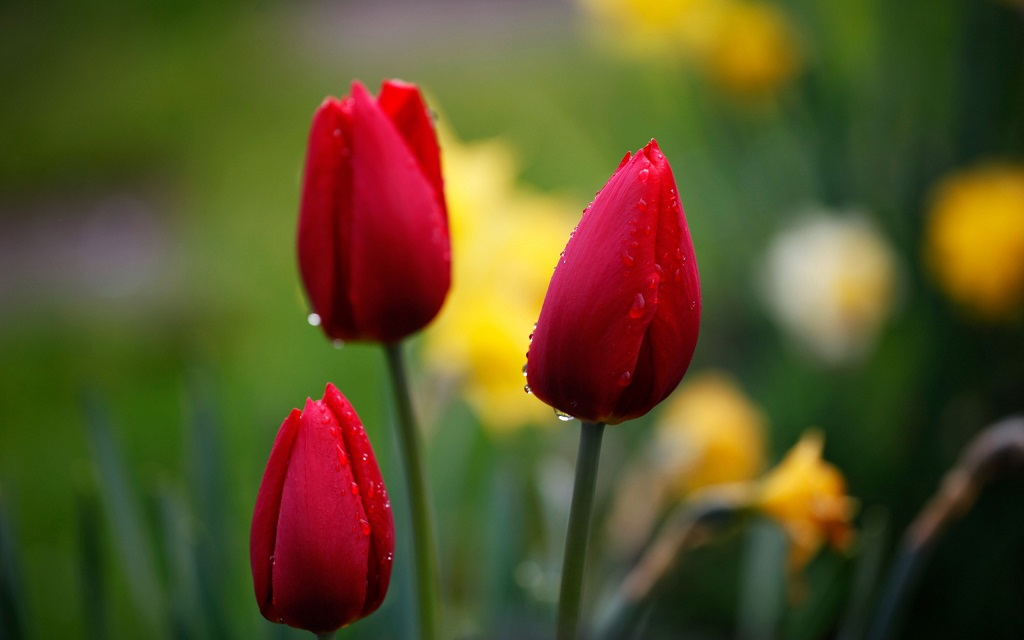
#> input picture lectures/1-partial-exam/3-lec/1-Простори-на-бои/Example1/image1.jpg, 1024 x 640 px
$ python color_space_hsv.py
#> lines starting #> are read from the running program, lines starting #| are printed output that depends on the picture
import cv2
img = cv2.imread('image1.jpg')
#> img is the input picture: shape (640, 1024, 3); mean B, G, R 38.9, 81.4, 90.6
hsv_img = cv2.cvtColor(img, cv2.COLOR_BGR2HSV)
#> hsv_img: shape (640, 1024, 3); mean H, S, V 58.5, 162.1, 104.5
cv2.imshow('HSV image', hsv_img)
cv2.imshow('H channel', hsv_img[:, :, 0])
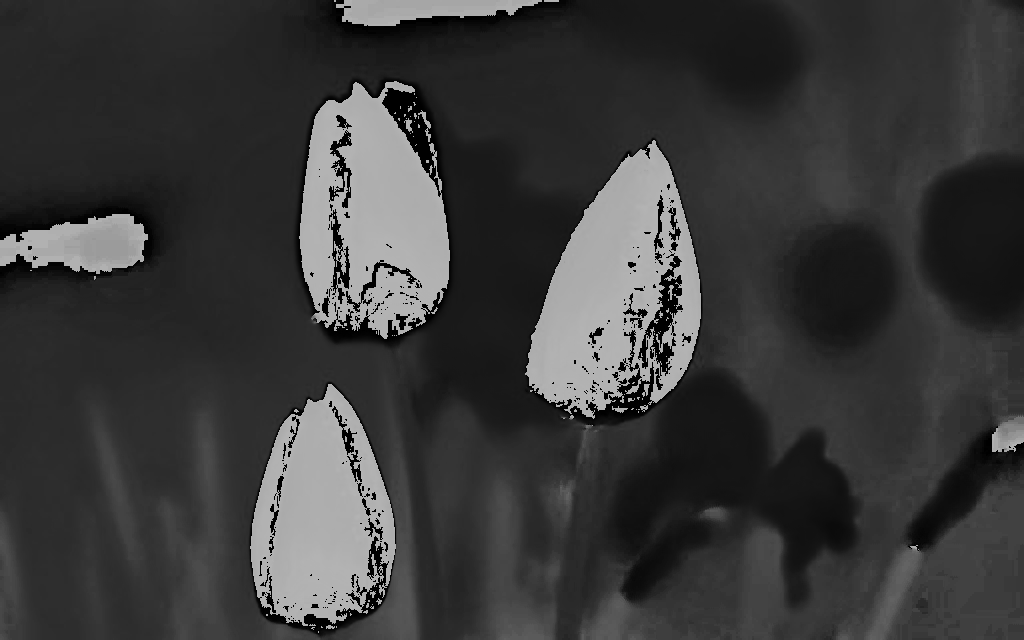
#> window 'H channel': shape (640, 1024); min 0, max 179, mean 58.5
cv2.imshow('S channel', hsv_img[:, :, 1])
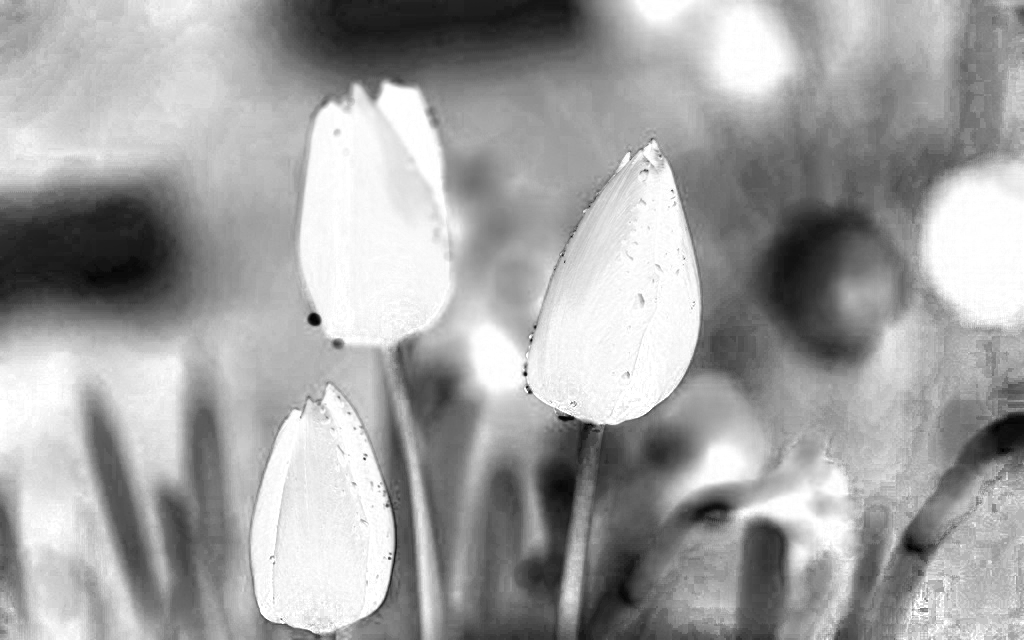
#> window 'S channel': shape (640, 1024); min 0, max 255, mean 162.1
cv2.imshow('V channel', hsv_img[:, :, 2])
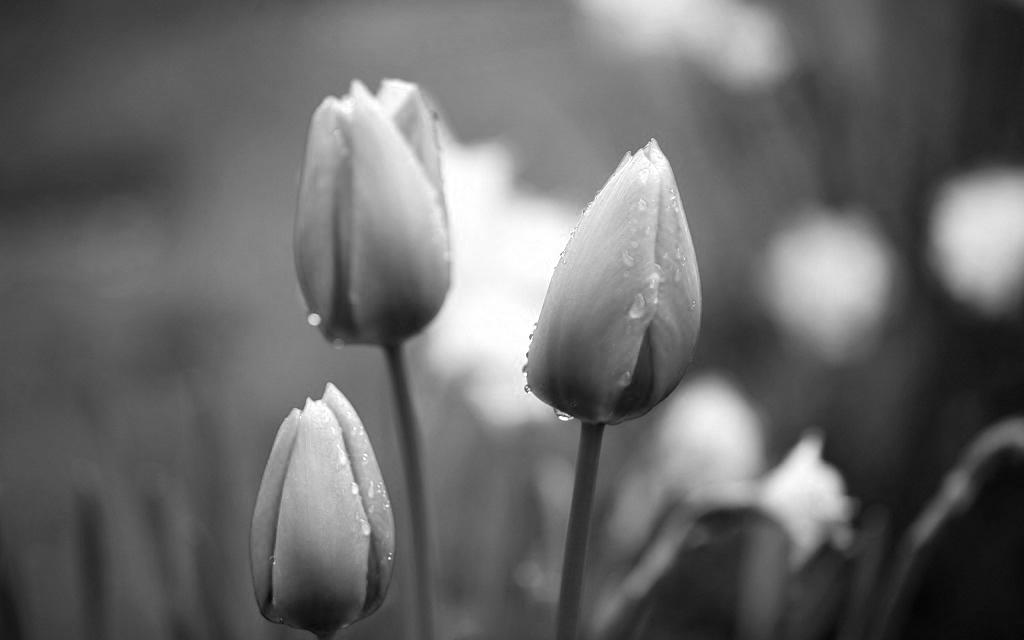
#> window 'V channel': shape (640, 1024); min 3, max 255, mean 104.5
cv2.waitKey()

$ run again, with lectures/1-partial-exam/3-lec/1-Простори-на-бои/Example1/image2.jpg copied over lectures/1-partial-exam/3-lec/1-Простори-на-бои/Example1/image1.jpg
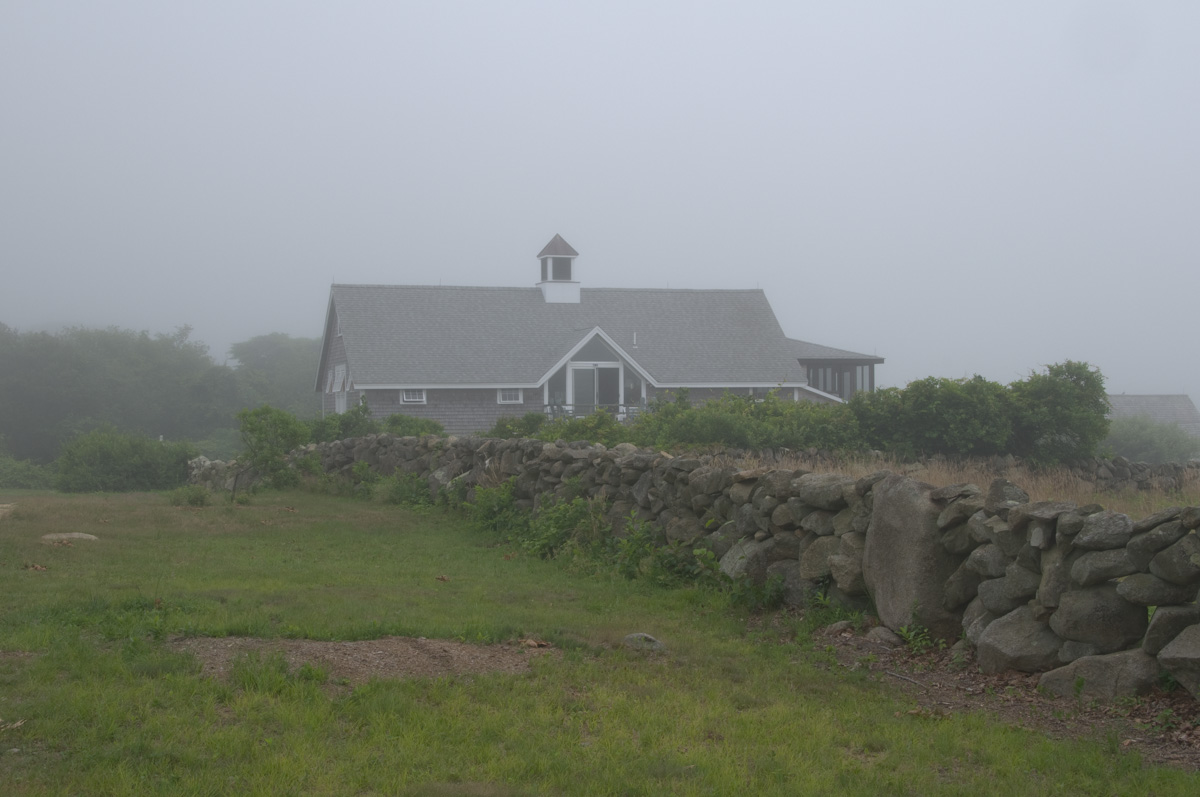
#> input picture lectures/1-partial-exam/3-lec/1-Простори-на-бои/Example1/image2.jpg, 1200 x 797 px
#> img is the input picture: shape (797, 1200, 3); mean B, G, R 127.5, 134.2, 129.4
#> hsv_img: shape (797, 1200, 3); mean H, S, V 71.6, 46, 139.9
#> `cv2.imshow('S channel', hsv_img[:, :, 1])`:
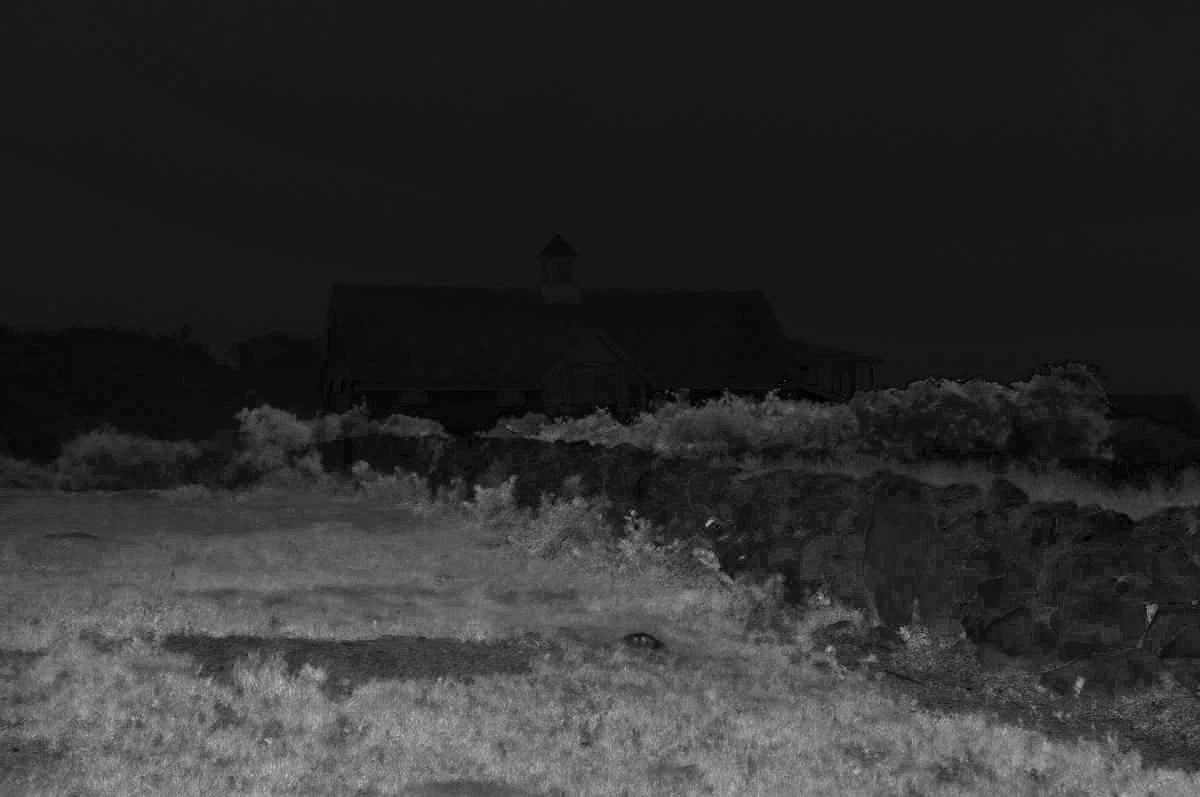
#> window 'S channel': shape (797, 1200); min 0, max 211, mean 46
#> `cv2.imshow('V channel', hsv_img[:, :, 2])`:
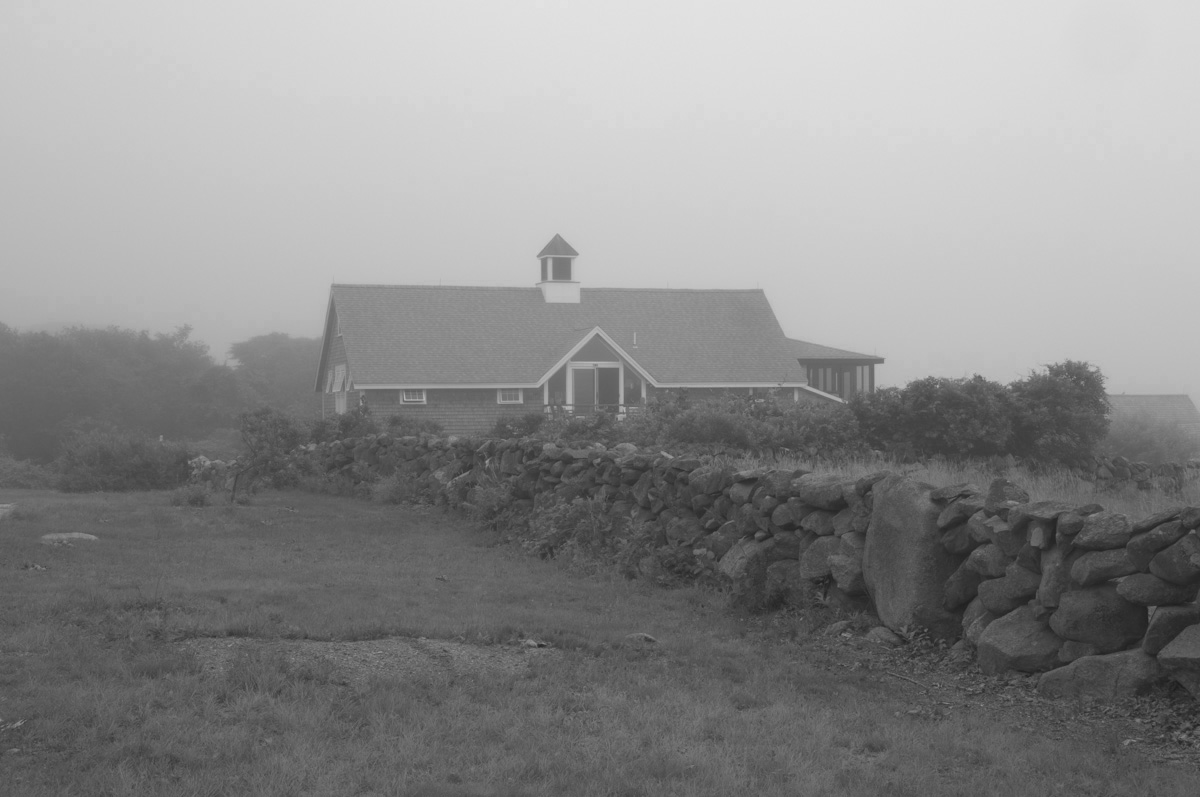
#> window 'V channel': shape (797, 1200); min 29, max 227, mean 139.9
